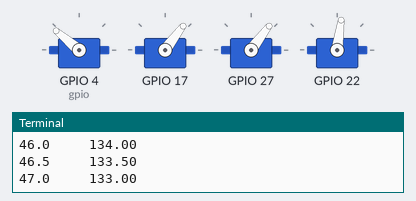
Simulated run of this program. Board: Raspberry Pi (BCM pin numbers). Parts: 4 × servo, the last lines printed to the terminal. Servo angles are drawn from the pulse width (0.5 ms = 0°, 2.5 ms = 180°). At 2.6 s the program stops and its outputs stay as they are.

Above: at 0.05 s.
At 0.15 s:
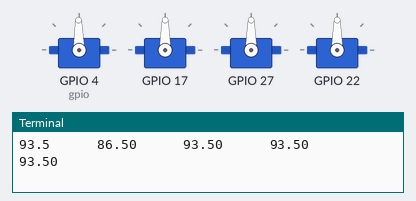
At 0.25 s:
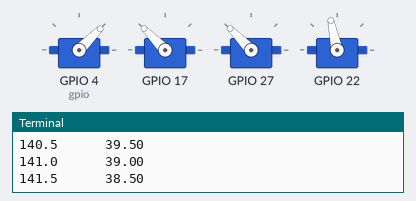
At 0.5 s:
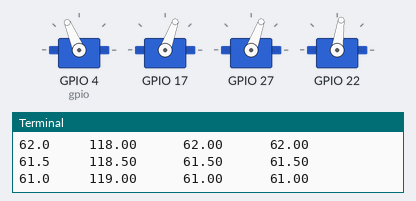
At 1.1 s:
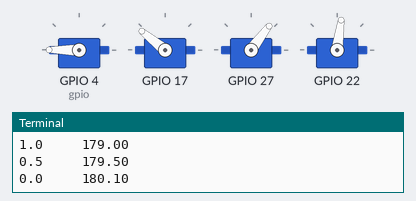
At 1.85 s:
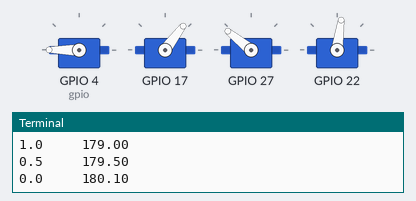
Timing chart, 0 to 4.1 s (numbered marks = the images above):
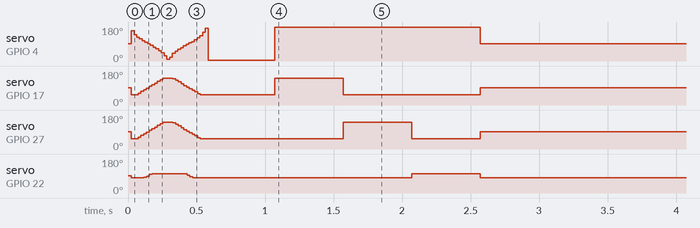

The program:

MeArm.py
```python
# *-* coding: utf-8 *-*
"""
MeArm controller via pigpio.
"""

import pigpio

# Some defaults to make it easier to instantiate a MeArm object.
armDef = {
    'base': {'gpio':  4, 'min':  0, 'max': 180, 'home': 90, 'inv': True},
    'shoulder': {'gpio': 17, 'min': 50, 'max': 140, 'home': 90},
    'wrist': {'gpio': 27, 'min': 50, 'max': 140, 'home': 90},
    'grip': {'gpio': 22, 'min': 80, 'max': 100, 'home': 90}
}

class MeArm(object):
    """
    MeArm joint/angle controller.
    """

    def __init__(self, base, shoulder, wrist, grip, pwMin=550, pwMax=2500):
        """
        Instance initialization.

        Each of the parameters is a dictionary representing one joint. The
        format is:

            {
                'gpio': The gpio pin this joint's servo is connected to.
                'min': The minimum allowed angle for the joint servo.
                'max': The maximum allowed angle for the joint servo.
                'home': The home angle for the joint servo.
                'inv': Invert direction indicator. True/False and optional.
            }

        @param base: Base joint definition
        @param shoulder: Shoulder joint definition
        @param wrist: Wrist joint definition
        @param grip: Grip joint definition
        @param pwMin: Minimum allowed pulse with for servo to get to 0°
        @param pwMax: Maximum allowed pulse with for servo to get to 180°
        """
        # NOTE: We do not validate here, so we simply assign to instance local
        # params and add names to the joint definitions.
        self.base = base
        self.base['name'] = 'base'

        self.shoulder = shoulder
        self.shoulder['name'] = 'shoulder'

        self.wrist = wrist
        self.wrist['name'] = 'wrist'

        self.grip = grip
        self.grip['name'] = 'grip'

        # Save min/max servo pulse widths
        self.pwMin = pwMin
        self.pwMax = pwMax

        # Calculate the pulse width per degree of angle
        self.pwPdeg = (pwMax - pwMin) / 180.0

        # Set up instance of pigpio
        self.io = pigpio.pi()
        # Home them all
        self.homeAll()

    def angleToPulse(self, a):
        """
        Converts and angle to a pulse width for the servo.

        Calculation is based on the calculated pulse width per degree value.
        """
        return int((a * self.pwPdeg) + self.pwMin)

    def pulseToAngle(self, p):
        """
        Converts a pulse width to an angle for the servo.

        Calculation is based on the calculated pulse width per degree value.
        """
        # For the 9g servos used for testing, the min effective pulse width is
        # 550 and max is 2500 - this does not equate to a perfect 180° and there
        # is some degree of error when converting back to angle from pulse
        # width. The precision modifier below is applied to the calculated value
        # before rounding to 1 decimal digit to get a more accurate angle in
        # degrees.
        pm = 0.05
        calcDeg = (p - self.pwMin) / self.pwPdeg
        return round(calcDeg+pm, 1)

    def getPos(self, joint, deg=True):
        """
        Returns the current pulse width or angle (if deg is True) for the given
        joint.

        @param joint: The joint definition
        @param deg: If true, convert the pulse width to an angle in degrees,
               else return the pulse width.
        @return: None if the servo is current off, or else the angle or pulse
                 width
        """
        pw = self.io.get_servo_pulsewidth(joint['gpio'])
        if pw == 0:
            return None

        # Convert?
        if deg:
            return self.pulseToAngle(pw)
        else:
           return pw

    def goto(self, joint, pos):
        """
        Positions a joint to the requested position.

        @param joint: The joint definition
        @param pos: The position as an angle. May be a floating point value to
               0.1° accuracy.
        @return: The position read from pigpio
        """
        # Validate that the requested angle in withing the join limits before
        # setting the angle
        if (joint['min'] <= pos <= joint['max']):
            # Handle inverted position here
            a = joint['max']-(pos-joint['min']) if joint.get('inv', False) else pos
            self.io.set_servo_pulsewidth(joint['gpio'], self.angleToPulse(a))
        else:
            raise ValueError("Angle {} outside of limits for {} ({} - {})"\
                             .format(pos, joint['name'], joint['min'],
                                     joint['max']))
        return self.getPos(joint)

    def home(self, joint):
        """
        Homes a joint by setting the angle to it's home position.

        @param joint: one of the local joint instance config dictionaries
        """
        self.goto(joint, joint['home'])

    def homeAll(self):
        """
        Homes all joints
        """
        for j in [self.base, self.shoulder, self.wrist, self.grip]:
            self.home(j)

    def setLimit(self, joint, minL=None, maxL=None):
        """
        Set a min and/or max limit for for the given joint.
        """
        # Min?
        if minL is not None:
            # Validate - max is either the new max value, else the current
            mx = maxL if maxL is not None else joint['max']
            if minL > mx:
                raise ValueError("Can not set min limit ({}) higher than max "\
                                 "({}) for {}.").format(minL, mx, joint['name'])
            if minL < 0:
                raise ValueError("Can not set min limit less than 0 for {}.")\
                                 .format(joint['name'])
            # Set the limit
            joint['min'] = minL
            # Do we need to move to this new limit
            if self.getPos(joint) < minL:
                self.goto(joint, minL)
        # Max?
        if maxL is not None:
            # Validate
            if maxL < joint['min']:
                raise ValueError("Can not set max limit ({}) less than min "\
                                 "({}) for {}.".format(maxL, joint['min'],
                                                        joint['name']))
            if maxL > 180:
                raise ValueError("Can not set max limit greater than 180 "\
                                 "for {}.".format(joint['name']))
            # Set the limit
            joint['max'] = maxL
            # Do we need to move to this new limit
            if self.getPos(joint) > maxL:
                self.goto(joint, maxL)

    def qtest(self):
        """
        Runs a quick test for all joints. This is meant to be run with only
        servos connected instead of the complete arm. This precaution is there
        to prevent damage to the arm should any min/max positions be incorrect.
        """
        import time
        # Get all servos to min position
        for j in [self.base, self.shoulder, self.wrist, self.grip]:
            self.goto(j, j['min'])

        # Step all from min to max and back to min wit 0.5° steps
        a = 0.5
        step = 0.5
        while a>=0:
            print a,
            for j in [self.base, self.shoulder, self.wrist, self.grip]:
                try:
                    self.goto(j, a)
                    print "{0:10.2f}".format(self.getPos(j)),
                except ValueError:
                    pass
            print
            a += step
            if a>=180:
                step = -0.5
                a = 180

        for j in [self.base, self.shoulder, self.wrist, self.grip]:
            self.goto(j, j['max'])
            time.sleep(0.5)
            self.goto(j, j['min'])

        self.homeAll()


if __name__ == "__main__":
    # Instantiate an arm instance
    arm = MeArm(**armDef)
    # Run the self test
    arm.qtest()
```
